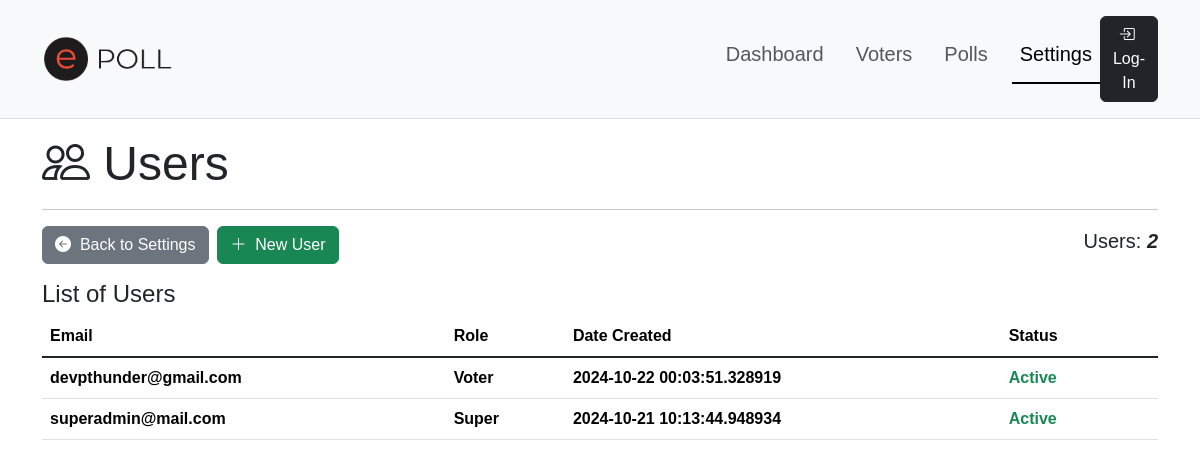
The app's page /settings/users/ with its own data.
### app/models.py (models this page shows, shortened)
class User(UserMixin, db.Model):
    __tablename__ = "users"
    id = db.Column(db.String(36), primary_key=True, default=generate_uuid)
    email = db.Column(db.String(100), unique=True, nullable=False)
    password = db.Column(db.String(100), nullable=False)
    status = db.Column(db.Enum(UserStatus), nullable=False, default=UserStatus.ACTIVE)
    created_at = db.Column(db.DateTime, nullable=False)
    updated_at = db.Column(db.DateTime(timezone=True), onupdate=db.func.now())
    last_login = db.Column(db.DateTime, nullable=True)
    roles = db.relationship('Role', secondary='user_roles', back_populates='users')
    voters = db.relationship('Voter', backref='user', lazy=True)

class Role(RoleMixin, db.Model):
    __tablename__ = "roles"
    id = db.Column(db.String(36), primary_key=True, default=generate_uuid)
    name = db.Column(db.String(20), nullable=False, unique=True)
    description = db.Column(db.String(120))
    created_at = db.Column(db.DateTime, nullable=False, default=datetime.now())
    updated_at = db.Column(db.DateTime(timezone=True), onupdate=db.func.now())
    permissions = db.relationship('Permission', secondary='role_permissions', back_populates='roles')
    users = db.relationship('User', secondary='user_roles', back_populates='roles')

### app/settings.py (the view)
@sbp.route('/users/')
def users():
    user_count = User.query.count()
    page = request.args.get('page', 1, type=int)
    page_size = request.args.get('page_size', 20, type=int)  # Get page size from query params or default to 20
    system_users = User.query.order_by(User.created_at.desc()).paginate(page=page, per_page=page_size)
    if not system_users.items:
        flash('No user records added yet!', 'info')
    return render_template('admin/settings/user/list.html', title='Users',
                           user_count=user_count,
                           system_users=system_users, SETTINGS=True)

### app/templates/admin/settings/user/list.html (shortened to what this page needs)
{% extends "shared/adminlayout.html" %}
{% block content %}
<div class="container">
    <h3 class="display-5"><i class="bi bi-people"></i>&nbsp;{{title}}</h3>
    <hr>
    <div class="row align-content-center mb-3">
        <div class="col text-start">
            <a href="{{ url_for('settings.index') }}" class="btn btn-secondary"><i class="bi bi-arrow-left-circle-fill"></i>&nbsp; Back to Settings</a>&nbsp;
            <a href="{{ url_for('settings.new_user') }}" class="btn btn-success"><i class="bi bi-plus-lg"></i>&nbsp; New User</a>
        </div>
        <div class="col text-end align-content-center">
            <h5>Users:&nbsp;<strong class="fst-italic">{{ user_count }}</strong></h4>
        </div>
    </div>
    <h4>List of {{title}}</h4>
    <div class="table-responsive">
        <table class="table table-hover align-content-center">
            <thead>
                <tr class="align-middle">
                    <th scope="col">Email</th>
                    <th scope="col">Role</th>
                    <th scope="col">Date Created</th>
                    <th scope="col">Status</th>
                    <th scope="col"></th>
                </tr>
            </thead>
            <tbody class="table-group-divider align-content-center">
                {% for user in system_users.items %}
                    <tr class="clickable-row align-middle" data-href="#">
                        <th scope="row">{{user.email}}</th>
                        <th scope="row">
                            {% if user.roles %}
                                {% for role in user.roles %}
                                    {{ role.name }}
                                {% endfor %}
                            {% else %}
                                <span>No roles assigned</span>
                            {% endif %}
                            </th>
                        <th scope="row">{{user.created_at}}</th>
                        <td scope="row">
                            <strong>
                                {% if user.status.value == 'Active' %}
                                <span class="text-success">{{user.status.value}}</span>
                                {% elif user.status.value == 'Pending' %}
                                <span class="text-primary">{{user.status.value}}</span>
                                {% elif user.status.value == 'Inactive' %}
                                <span class="text-secondary">{{user.status.value}}</span>
                                {% elif user.status.value == 'Suspended' %}
                                <span class="text-warning">{{user.status.value}}</span>
                                {% elif user.status.value == 'Banned' %}
                                <span class="text-danger">{{user.status.value}}</span>
                                {% endif %}
                            </strong>
                        </td>
                        <td scope="row">
                        </td>
                    </tr>
                {% endfor %}
            </tbody>
        </table>
    </div>
</div>
{% endblock %}

### app/static/styles.css (style rules this page uses)
html { font-size: 14px; position: relative; }
@media (min-width: 768px) { html { font-size: 16px; } }
body { margin-bottom: 60px; scroll-behavior: smooth; font-family: Montserrat, sans-serif !important; }
.clickable-row { cursor: pointer; }

### records on screen
User: email "devpthunder@gmail.com", created_at "2024-10-22 00:03:51.328919", status.value "Active"
Role: name "Voter"
User: email "superadmin@mail.com", created_at "2024-10-21 10:13:44.948934", status.value "Active"
Role: name "Super"

### other values on screen
{{ title }} "Users"
{{ user_count }} "2"
